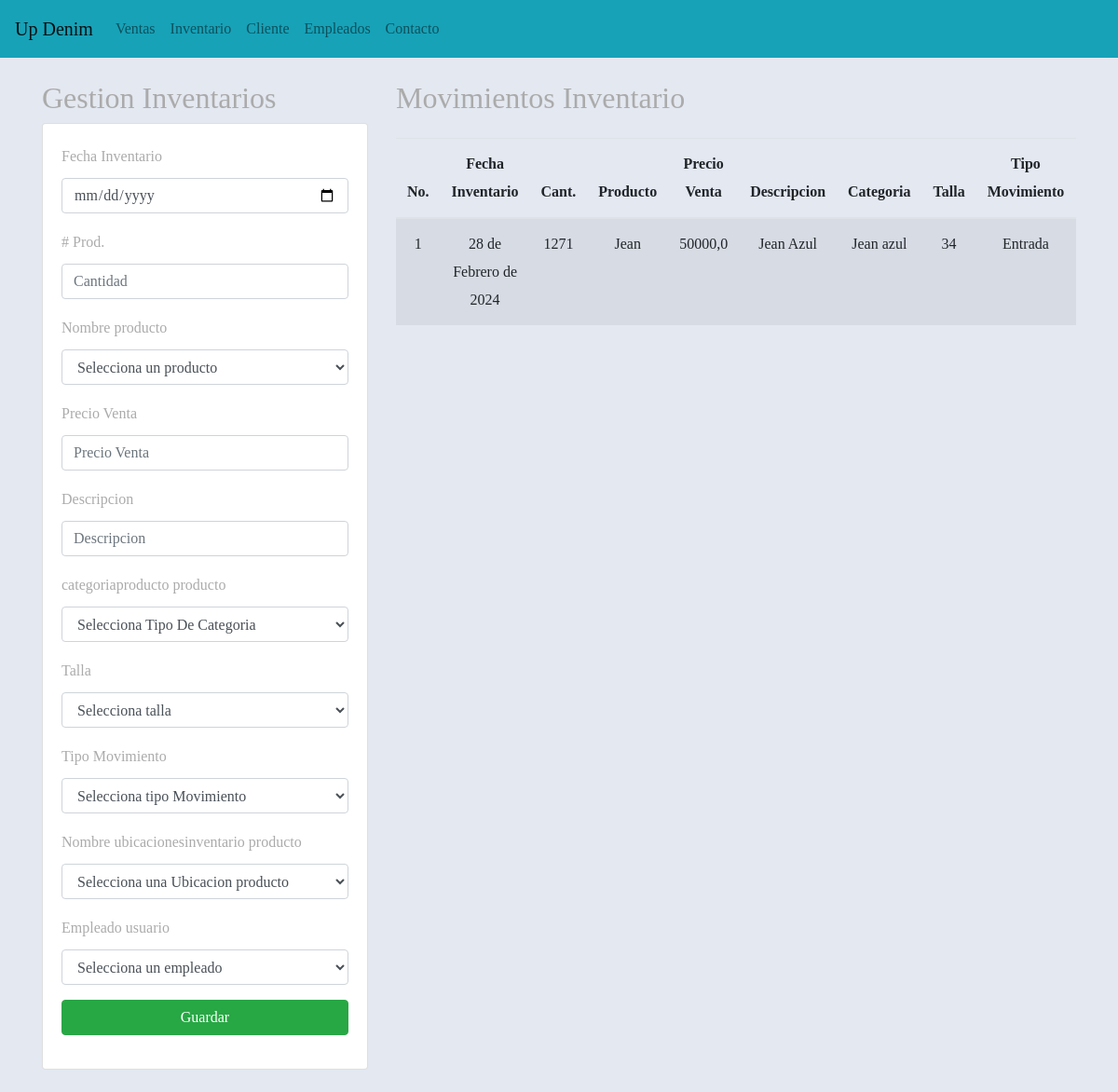
The page /registrarInventario/ on the database as committed earlier.
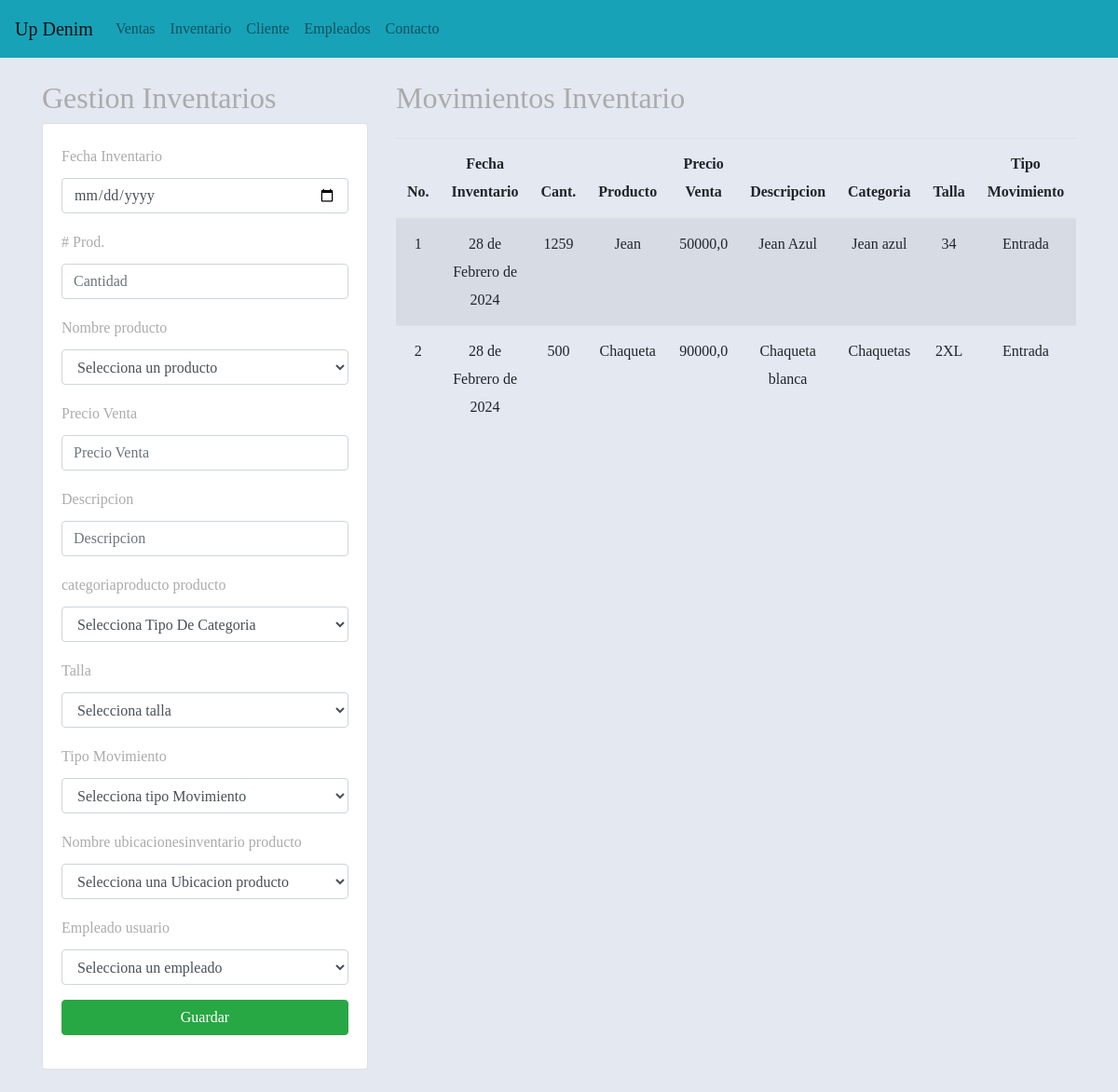
The same page on the database as committed later.
### aplicaciones/Academico/models.py (models this page shows, shortened)
class Inventario(models.Model):
    idinventario = models.AutoField(primary_key=True)  # Field name made lowercase.
    fechainventario = models.DateField(auto_now_add=True)  # Field name made lowercase.
    cantidadproductos = models.IntegerField(null=False, blank=False)  # Field name made lowercase.
    idproductoinv = models.ForeignKey(Producto, on_delete=models.CASCADE)  # Field name made lowercase.
    idtipomovimientoinv = models.ForeignKey(Tipomovimiento, on_delete=models.CASCADE)  # Field name made lowercase.
    idEmpleado = models.ForeignKey(Empleado, on_delete=models.CASCADE)  # Field name made lowercase.
    idubicacioninventarioinv = models.ForeignKey(Ubicacioninventario, on_delete=models.CASCADE)  # Field name made lowercase.

class Producto(models.Model):
    idproducto = models.AutoField(primary_key=True)
    nombreproducto = models.CharField(max_length=45, null=False)
    precioventa = models.FloatField(null=False, blank=False)
    descripcionproducto = models.CharField(max_length=45)
    idcategoriaproducto = models.ForeignKey(Categoriaproducto, on_delete=models.CASCADE)
    idtalla = models.ForeignKey(Talla, on_delete=models.CASCADE)

class Categoriaproducto(models.Model):
    idcategoriaproducto = models.AutoField(primary_key=True)
    categoriaproducto = models.CharField(max_length=45, blank=False, null=False)

class Talla(models.Model):
    idtalla = models.AutoField(primary_key=True)
    talla = models.CharField(max_length=45, null=False, blank=False)

class Tipomovimiento(models.Model):
    idtipomovimiento = models.AutoField(primary_key=True)
    tipomovimiento = models.CharField(max_length=45, null=False, blank=False)

### aplicaciones/Academico/views.py (the view)
# urls.py: path('registrarInventario/', views.vistaInventario, name='vistaInventario'),
def vistaInventario(request):
    if request.method == "GET":
        productos = Producto.objects.all()
        empleados = Empleado.objects.all()
        inventarios = Inventario.objects.all()
        ubicacionesinventario=Ubicacioninventario.objects.all()
        tipo=Tipomovimiento.objects.all()
        talla=Talla.objects.all()
        categoria=Categoriaproducto.objects.all()
        return render(request, "gestionInventario.html", {
            "productos": productos,
            "empleados": empleados,
            "inventarios": inventarios,
            "ubicacionesinventario": ubicacionesinventario,
            "tipo":tipo,
            "talla":talla,
            "categoria":categoria,
        })
    else:
        return registrarInventario(request)

### aplicaciones/Academico/models.py (called while the page is built)
    def __str__(self):
        texto = '{0}'
        return texto.format(self.iddocumento)

### aplicaciones/Academico/templates/gestionInventario.html (shortened to what the changed rows need)
{% extends "base.html" %}
{% block body %}
<div class="row">
    <div class="col-sm-12 col-md-6 col-lg-4 col-xl-4">
        <h2>Gestion Inventarios</h2>
    </div>
    <div class="col-md-8">
        <h2 class="mb-4">Movimientos Inventario</h2>
        <div class="table-responsive">
            <table class="table table-striped">
                <thead>
                    <tr>
                        <th>No.</th>
                       <th>Fecha Inventario</th>
                       <th>Cant.</th>
                       <th>Producto</th>
                       <th>Precio Venta</th>
                       <th>Descripcion</th>
                       <th>Categoria</th>
                       <th>Talla</th>
                       <th>Tipo Movimiento</th>
                    </tr>
                </thead>
                <tbody>
                    {% for c in inventarios %}
                    <tr>
                        <td>{{forloop.counter}}</td>
                        <td>{{c.fechainventario}}</td>
                        <td>{{c.cantidadproductos}}</td>
                        <td>{{c.idproductoinv.nombreproducto}}</td>
                        <td>{{c.idproductoinv.precioventa}}</td>
                        <td>{{c.idproductoinv.descripcionproducto}}</td>
                        <td>{{c.idproductoinv.idcategoriaproducto.categoriaproducto}}</td>
                        <td>{{c.idproductoinv.idtalla.talla}}</td>
                        <td>{{c.idtipomovimientoinv.tipomovimiento}}</td>
                    </tr>
                    {% endfor %}
                </tbody>
            </table>
        </div>
    </div>
</div>
{% endblock %}

Rows that differ between the two databases and show on the page:
changed Inventario "Jean": cantidadproductos "1271" → "1259"
added Inventario: fechainventario "28 de Febrero de 2024", cantidadproductos "500", idproductoinv.nombreproducto "Chaqueta", idproductoinv.precioventa "90000,0", idproductoinv.descripcionproducto "Chaqueta blanca", idproductoinv.idcategoriaproducto.categoriaproducto "Chaquetas", idproductoinv.idtalla.talla "2XL", idtipomovimientoinv.tipomovimiento "Entrada"
